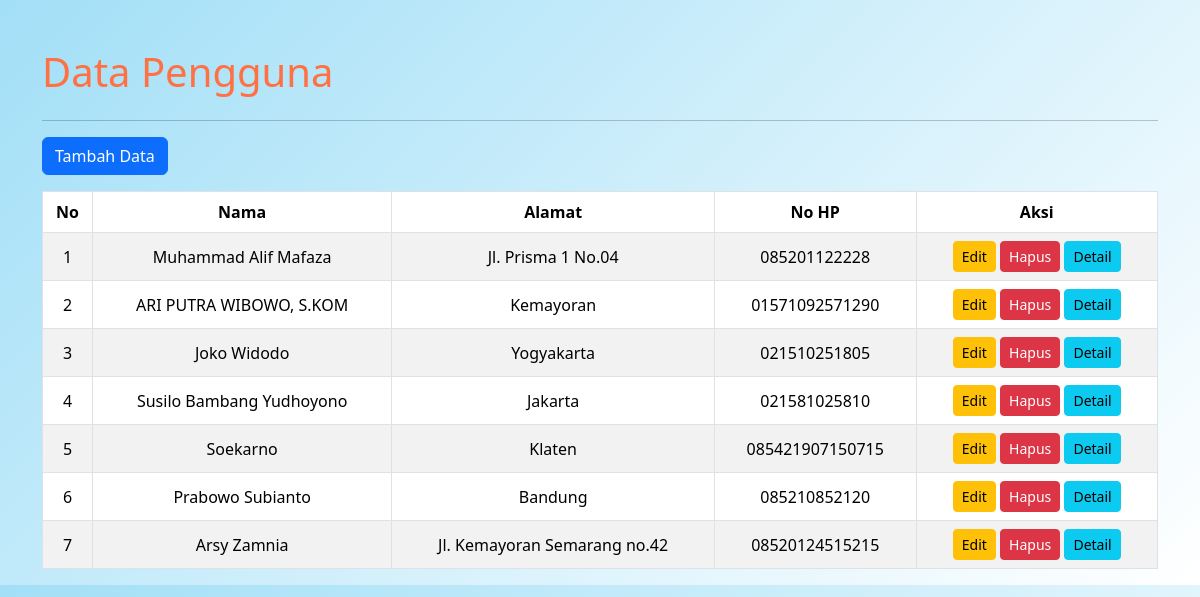
The page / on the database its author committed.
### tables this page shows
CREATE TABLE `tb_users` (
  `id` int(11) NOT NULL,
  `nama` varchar(100) NOT NULL,
  `alamat` text DEFAULT NULL,
  `jenis_kelamin` enum('Laki-Laki','Perempuan') NOT NULL,
  `nohp` varchar(15) DEFAULT NULL,
  `email` varchar(100) DEFAULT NULL,
  `foto` varchar(255) DEFAULT NULL,
  `waktu_buat` timestamp NOT NULL DEFAULT current_timestamp(),
  `waktu_edit` timestamp NOT NULL DEFAULT current_timestamp() ON UPDATE current_timestamp()
);

### proses.php (called while the page is built, shortened)
<?php
include_once 'database.php';
class User {
    private $conn;
    public function __construct() {
        $database = new Database();
        $this->conn = $database->getConnection();
    }
    public function tampilData() {
        $query = "SELECT * FROM tb_users";
        $stmt = $this->conn->prepare($query);
        $stmt->execute();
        return $stmt->fetchAll(PDO::FETCH_ASSOC);
    }
}
?>

### database.php (called while the page is built, shortened)
<?php
class Database {
    private $host = "localhost";
    private $db_name = "db_php_0035";
    private $username = "root";
    private $password = "";
    public function getConnection() {
        $this->conn = null;
        try {
            $this->conn = new PDO("mysql:host=" . $this->host . ";dbname=" . $this->db_name, $this->username, $this->password);
            $this->conn->setAttribute(PDO::ATTR_ERRMODE, PDO::ERRMODE_EXCEPTION);
        } catch(PDOException $exception) {
            echo "Connection error: " . $exception->getMessage();
        }
        return $this->conn;
    }
}
?>

### index.php (the view, shortened to what this page needs)
<?php
include_once 'proses.php';
$user = new User();
$data = $user->tampilData();
?>
<!DOCTYPE html>
<html lang="en">
<head>
    <link href="https://cdn.jsdelivr.net/npm/bootstrap@5.3.3/dist/css/bootstrap.min.css" rel="stylesheet">
</head>
<body>
    <div class="container mt-5">
        <h1 class="mb-4">Data Pengguna</h1>
        <hr>
        <a href="input-data.php" class="btn btn-primary mb-3">Tambah Data</a>
        <table class="table table-bordered table-striped">
            <thead class="thead-light">
                <tr>
                    <th>No</th>
                    <th>Nama</th>
                    <th>Alamat</th>
                    <th>No HP</th>
                    <th>Aksi</th>
                </tr>
            </thead>
            <tbody>
                <?php $no = 1;  ?>
                <?php foreach ($data as $row): ?>
                    <tr>
                        <td><?= $no++; ?></td>
                        <td><?= htmlspecialchars($row['nama']); ?></td>
                        <td><?= htmlspecialchars($row['alamat']); ?></td>
                        <td><?= htmlspecialchars($row['nohp']); ?></td>
                        <td>
                            <a href="update-data.php?id=<?= $row['id']; ?>" class="btn btn-warning btn-sm">Edit</a>
                            <a href="proses.php?action=delete&id=<?= $row['id']; ?>" class="btn btn-danger btn-sm"
                                onclick="return confirm('Apakah Anda yakin ingin menghapus data untuk <?= htmlspecialchars($row['nama']); ?>?')">Hapus</a>
                            <a href="detail-data.php?id=<?= $row['id']; ?>" class="btn btn-info btn-sm">Detail</a>
                        </td>
                    </tr>
                <?php endforeach; ?>
            </tbody>
        </table>
    </div>
</body>
</html>

### index.php (style rules this page uses)
body { background: linear-gradient(135deg, #a2dff7, #ffffff); color: #22223b; }
h1 { color: #ff7043; }
.table { background: rgba(255, 255, 255, 0.9); border-radius: 8px; }
.table th, .table td { vertical-align: middle; text-align: center; }
.table th:nth-child(1), .table td:nth-child(1) { width: 50px; }

### rows shown on the page
tb_users: nama "Muhammad Alif Mafaza", alamat "Jl. Prisma 1 No.04", nohp "085201122228"
tb_users: nama "ARI PUTRA WIBOWO, S.KOM", alamat "Kemayoran", nohp "01571092571290"
tb_users: nama "Joko Widodo", alamat "Yogyakarta", nohp "021510251805"
tb_users: nama "Susilo Bambang Yudhoyono", alamat "Jakarta", nohp "021581025810"
tb_users: nama "Soekarno", alamat "Klaten", nohp "085421907150715"
tb_users: nama "Prabowo Subianto", alamat "Bandung", nohp "085210852120"
tb_users: nama "Arsy Zamnia", alamat "Jl. Kemayoran Semarang no.42", nohp "08520124515215"
